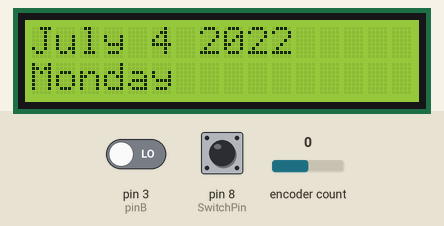
This sketch was run on a simulated Arduino Uno, built with avr-gcc and run on an emulated ATmega328P. Shown: 16×2 character LCD. The inputs (shaded band) are chosen by the test bench; at power-on: pin 8 (SwitchPin) HIGH, encoder count 0, pin 3 (pinB) LOW. What the sketch prints to the serial monitor is not drawn.

Above: at 1.2 s.
1.3 s: pin 8 (SwitchPin) pulled LOW for 1 s
At 1.64 s:
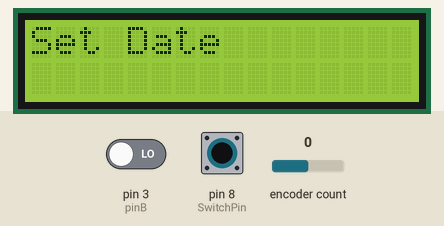
3.8 s: encoder count set to 1
At 4.5 s:
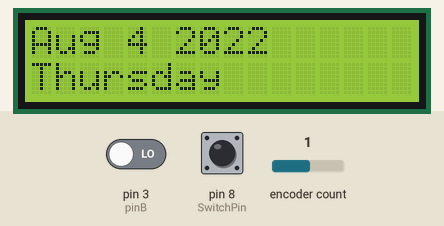
5.3 s: encoder count set to 2
At 5.7 s:
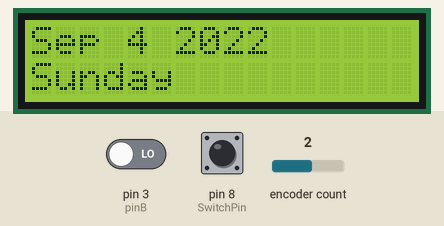
6.8 s: encoder count set to 3
At 8.0 s:
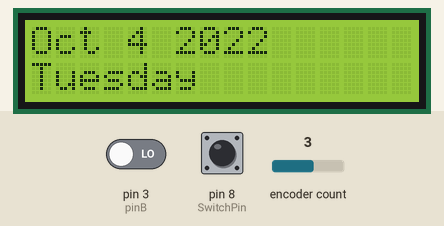
8.3 s: encoder count set to 4
At 9.1 s:
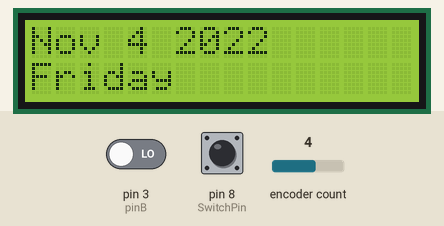
9.8 s: encoder count set to 5
At 10.3 s:
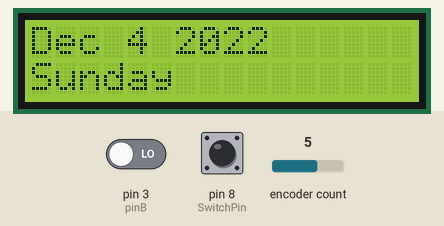
Timing chart, 0 to 12.3 s (numbered marks = the images above; inputs shaded):
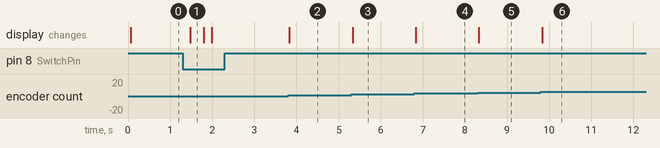

Measured:
- after the input at 1.3 s, the display: changes after 0.18 s (image 1)
- after the input at 3.8 s, the display: changes at once (image 2)
- after the input at 5.3 s, the display: changes at once (image 3)
- after the input at 6.8 s, the display: changes at once (image 4)
- after the input at 8.3 s, the display: changes at once (image 5)
- after the input at 9.8 s, the display: changes at once (image 6)

The sketch:

LCDandROTver3.ino
```cpp
#include "RotaryEncoder.h"
#include <LiquidCrystal.h>

//                RS,E,D4-D7
LiquidCrystal lcd(10, 12, 4, 5, 6, 7);

#define pinA 2
#define pinB 3
#define SwitchPin 8

RotaryEncoder *encoder = nullptr;
volatile int dir;

//Setting up Interrupt

void checkPosition() {
  encoder->tick(); // just call tick() to check the state.
  dir = (int)(encoder->getDirection());
}


//Labels for the weeks
const char *daysOfTheWeek[] = {"Saturday", "Sunday", "Monday", "Tuesday", "Wednesday", "Thursday", "Friday", "Saturday"};
const char *months[] = {"N/A", "Jan", "Feb", "Mar", "Apr", "May", "June", "July", "Aug",
                        "Sep", "Oct", "Nov", "Dec"
                       };
const char *dates[] = {"0", "1", "2", "3", "4", "5", "6", "7", "8", "9", "10", "11", "12", "13", "14", "15", "16", "17", "18", "19", "20", "21", "22", "23", "24", "25", "26", "27", "28", "29", "30", "31"};

int month = 7;
int year = 2022;
int day = 4;

//This will be used to extract the formatted date
char *date[] = {months[month], dates[day]};


void setup() {
  encoder = new RotaryEncoder(pinA, pinB, RotaryEncoder::LatchMode::FOUR3);
  attachInterrupt(digitalPinToInterrupt(pinA), checkPosition, CHANGE);
  attachInterrupt(digitalPinToInterrupt(pinB), checkPosition, CHANGE);
  lcd.begin(16, 2);
  lcd.clear();
  pinMode(SwitchPin, INPUT_PULLUP);
  Serial.begin(9600);
  showDate();
}

//Used for giving the M-S weekday
int getWeekIndex(int m, int d, int y) {
  Serial.print("Dates given: ");
  Serial.print(m);
  Serial.print("-");
  Serial.print(d);
  Serial.print("-");
  Serial.println(y);

  int monthKeys[] = {0, 1, 4, 4, 0, 2, 5, 0, 3, 6, 1, 4, 6};
  int index = String(y).substring(2).toInt();
  index = floor(index / 4);
  index += d;
  index += monthKeys[m];
  if ( m == 0 || ( m == 1 && y % 4 == 0 && (y % 100 != 0 || y % 400 == 0 && y % 100 == 0)))
    index--;
  int topTwo = floor(y / 100);
  while (topTwo < 20)
    topTwo += 4;
  if ((topTwo - 17) % 4 == 0)
    index += 4;
  else if ((topTwo - 18) % 4 == 0)
    index += 2;
  else if ((topTwo - 19) % 4 == 0)
    index += 0;
  else if ((topTwo - 20) % 4 == 0)
    index += 6;
  index += String(y).substring(2).toInt();
  index %= 7;

  return index;
}

void formatDate(){
  date[0] = months[month];
  date[1] = dates[day];
}

void showDate() {
  formatDate();
  lcd.clear();
  for (int i = 0; i < 2; i++) {
    lcd.print(date[i]);
    lcd.print(" ");
  }
  lcd.print(year);
  lcd.print(" ");
  lcd.setCursor(0, 1);
  lcd.print(daysOfTheWeek[getWeekIndex(month, day, year)]);
}

void showDate(int m, int d, int y) {
  char *tempDates[] = {months[m], dates[d]};
  lcd.clear();
  for (int i = 0; i < 2; i++) {
    lcd.print(tempDates[i]);
    lcd.print(" ");
  }
  lcd.print(y);
  lcd.print(" ");
  lcd.setCursor(0, 1);
  lcd.print(daysOfTheWeek[getWeekIndex(m, d, y)]);

}


void setDate() {
  boolean setDateMode = true;
  char *datesMenu[] = {"Set Month", "Set Day", "Set Year", "Exit Menu"};
  int menuLen = 3;
  int menuPos = 0;

  lcd.clear();
  lcd.print(datesMenu[menuPos]);

  while (setDateMode) {
    int tempMenuPos = menuPos;
    dir = (int)(encoder->getDirection());
    if (dir != 0) {
      if (dir < 0) {
        menuPos += menuPos > 0 ? dir : menuLen;
      } else {
        menuPos += menuPos < menuLen ? dir : -1 * menuLen;
      }
      if (menuPos > menuLen || menuPos < 0)
        menuPos = 0;
      delay(25);
    }

    if (menuPos != tempMenuPos) {
      lcd.clear();
      lcd.print(datesMenu[menuPos]);
      tempMenuPos = menuPos;
      delay(50);
    }

    if (checkButton()) {
      switch (menuPos) {
        case 0:
          setDateMode = false;
          delay(150);
          changeMonth(); break;
        case 1:
          setDateMode = false;
          delay(150);
          changeDate(); break;
        case 2:
          setDateMode = false;
          delay(150);
          changeYear(); break;
        case 3:
          setDateMode = false; displaySettings(); break;
        default:
          Serial.print("Error: ");
          Serial.println(menuPos); break;
      }
    }
  }
}

void changeMonth() {
  boolean settingMonth = true;
  int monthPos = month;
  showDate(monthPos, day, year);
  int monthLen = 13;
  while (settingMonth) {
    dir = (int)(encoder->getDirection());
    int tempMonthPos = monthPos;
    if (dir != 0) {
      if (dir < 0) {
        monthPos += monthPos > 1 ? dir : monthLen;
      } else {
        monthPos += monthPos < monthLen ? dir : -1 * (monthLen - 1);
      }
      if (monthPos > monthLen || monthPos < 1)
        monthPos = 1;
      delay(25);
    }
    if (monthPos != tempMonthPos) {
      Serial.print("Month Pos: ");
      Serial.print(monthPos);
      Serial.print("\t Temp Month Pos: ");
      Serial.println(tempMonthPos);
      if (monthPos == 13) {
        lcd.clear();
        lcd.print("Exit Menu");
      } else if (monthPos < 13 && monthPos >= 0) {
        showDate(monthPos, day, year);
      }
      delay(10);
    }
    //TODO's, add a 13th option so that the user can exit the menu however you have
    //to check for that.

    if (checkButton()) {
      if (monthPos == 13) {
        settingMonth = false;
        delay(150);
        setDate();
      }
      else {
        month = monthPos;
        delay(150);
        showDate();
      }
    }
  }
}
void changeDate() {
  boolean settingDay = true;
  int dayPos = day;
  showDate(month, dayPos, year);
  int dayLen = 32;
  while (settingDay) {
    dir = (int)(encoder->getDirection());
    int tempDayPos = dayPos;
    if (dir != 0) {
      if (dir < 0) {
        dayPos += dayPos > 1 ? dir : dayLen;
      } else {
        dayPos += dayPos < dayLen ? dir : -1 * (dayLen - 1);
      }
      if (dayPos > dayLen || dayPos < 1)
        dayPos = 1;
      delay(10);
    }
    if (dayPos != tempDayPos) {
      Serial.print("Day Pos: ");
      Serial.print(dayPos);
      Serial.print("\t Temp Day Pos: ");
      Serial.println(tempDayPos);
      if (dayPos == 32) {
        lcd.clear();
        lcd.print("Exit Menu");
      } else if (dayPos < 32 && dayPos >= 0) {
        showDate(month, dayPos, year);
      }
      delay(25);
    }
    //TODO's, add a 13th option so that the user can exit the menu however you have
    //to check for that.

    if (checkButton()) {
      if (dayPos == 32) {
        settingDay = false;
        delay(150);
        setDate();
      }
      else {
        day = dayPos;
        delay(150);
        showDate();
      }
    }
  }
}
void changeYear() {
  boolean settingYear = true;
  int yearPos = year;
  showDate(month, day, yearPos);
  while (settingYear) {
    dir = (int)(encoder->getDirection());
    int tempYearPos = yearPos;
    if (dir != 0) {
      yearPos+= dir;
      delay(10);
    }
    if (yearPos != tempYearPos) {
      Serial.print("Year Pos: ");
      Serial.print(yearPos);
      Serial.print("\t Temp Year Pos: ");
      Serial.println(tempYearPos);
      //Mid year so it is the exit menu
      if (yearPos == 2016) {
        lcd.clear();
        lcd.print("Exit Menu");
      } else{
        showDate(month, day, yearPos);
      }
      delay(50);
    }
    //TODO's, add a 13th option so that the user can exit the menu however you have
    //to check for that.

    if (checkButton()) {
      if (yearPos == 2016) {
        settingYear = false;
        delay(150);
        setDate();
      }
      else {
        year = yearPos;
        delay(150);
        showDate();
      }
    }
  }
}


void displaySettings() {
  char *settings[] = {"Set Date", "Exit Menu"};
  int settingLen = 1;
  boolean settingsMode = true;
  //  int lastDir = dir;
  int settingsPos = 0;
  lcd.clear();
  lcd.print(settings[settingsPos]);
  delay(100);
  while (settingsMode) {
    dir = (int)(encoder->getDirection());
    int tempSettingsPos = settingsPos;
    if (dir != 0) {
      if (dir < 0) {
        settingsPos += settingsPos > 0 ? dir : settingLen;
      } else {
        settingsPos += settingsPos < settingLen ? dir : -1 * settingLen;
      }
      if (settingsPos > settingLen || settingsPos < 0)
        settingsPos = 0;
      delay(25);
    }
    if (settingsPos != tempSettingsPos) {
      lcd.clear();
      lcd.print(settings[settingsPos]);
      tempSettingsPos = settingsPos;
      delay(50);
    }

    if (checkButton()) {
      switch (settingsPos) {
        case 0:
          delay(150);
          setDate();
          settingsMode = false; break;
        case 1:
          delay(150);
          showDate();
          settingsMode = false; break;
        default:
          Serial.print("Error: ");
          Serial.println(settingsPos); break;
      }
    }
  }
}

boolean checkButton() {
  int switchState = digitalRead(SwitchPin);
  if (switchState == LOW) {
    delay(30);
    if (switchState == digitalRead(SwitchPin)) {
      return true;
    }
  }
  return false;
}

void loop() {
  if (checkButton()) {
    delay(150);
    displaySettings();
  }
}
```
